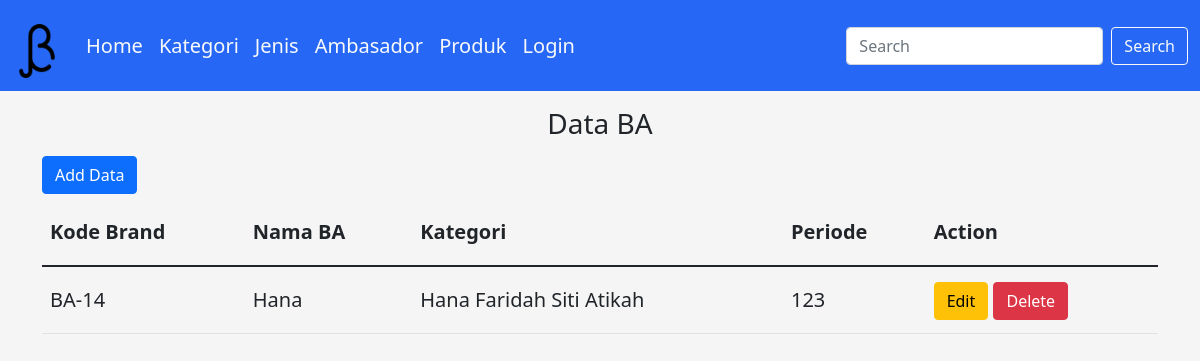
/brand/, run on an earlier commit of the app's database.
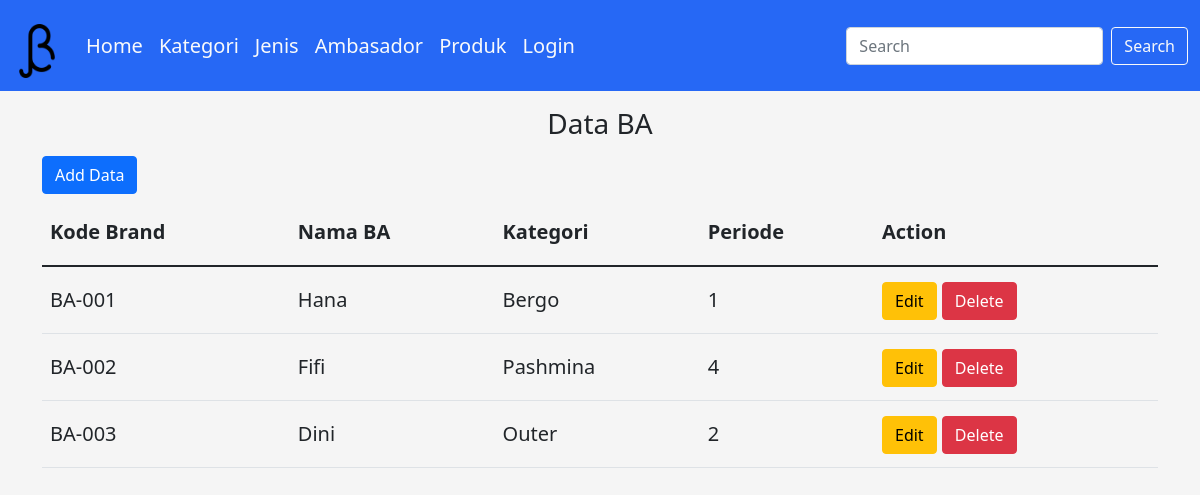
And on a later commit of the database.
### dashboard/models.py (models this page shows, shortened)
class Brand(models.Model):
    kodebrand=models.CharField(max_length=8)
    namaba=models.CharField(max_length=50)
    jenis_id = models.ForeignKey(Jenis, on_delete=models.CASCADE, null=True)
    periode=models.IntegerField()
    timestamp=models.DateTimeField(auto_now_add=True)

class Jenis(models.Model):
    nama=models.CharField(max_length=50)
    ket = models.CharField(max_length=50)

### dashboard/views.py (the view)
# urls.py: path('brand/', Brand_View, name='view_brand'),
def Brand_View(request):
    brands = Brand.objects.all()
    title = "Data Brand"
    konteks = {
        'brands': brands,
        'titlenya': title,
    }
    return render(request, 'tampil_brand.html', konteks)

### templates/tampil_brand.html (shortened to what this page needs)
{% extends 'base.html' %}
{% load static %}
{% block konten %}
<h3 class="text-center">Data BA</h3>
<div class="container">
    <a href="/addbrand" class="btn btn-primary">Add Data</a>
    <table class="table table-bordered-sm">
        <thead>
            <tr>
                <th>Kode Brand</th>
                <th>Nama BA</th>
                <th>Kategori</th>
                <th>Periode</th>
                <th>Action</th>
            </tr>
        </thead>
        <tbody>
            {% for Brand in brands %}
            <tr>
                <td>{{ Brand.kodebrand }}</td>
                <td>{{ Brand.namaba }}</td>
                <td>{{ Brand.jenis_id.nama }}</td>
                <td>{{ Brand.periode }}</td>
                <td>
                    <a href="{% url 'ubah_brand' Brand.id %}" type="button" class="btn btn-warning">
                        Edit
                    </a>
                    <button type="button" class="btn btn-danger" data-bs-toggle="modal"
                        data-bs-target="#delete-{{ Brand.id }}">
                        Delete
                    </button>
                </td>
            </tr>
            {% endfor %}
        </tbody>
    </table>
</div>
{% endblock %}

What changed in the data, as far as the page shows it:
removed Brand: kodebrand "BA-14", namaba "Hana", jenis_id.nama "Hana Faridah Siti Atikah", periode "123"
added Brand: kodebrand "BA-001", namaba "Hana", jenis_id.nama "Bergo", periode "1"
added Brand: kodebrand "BA-002", namaba "Fifi", jenis_id.nama "Pashmina", periode "4"
added Brand: kodebrand "BA-003", namaba "Dini", jenis_id.nama "Outer", periode "2"
